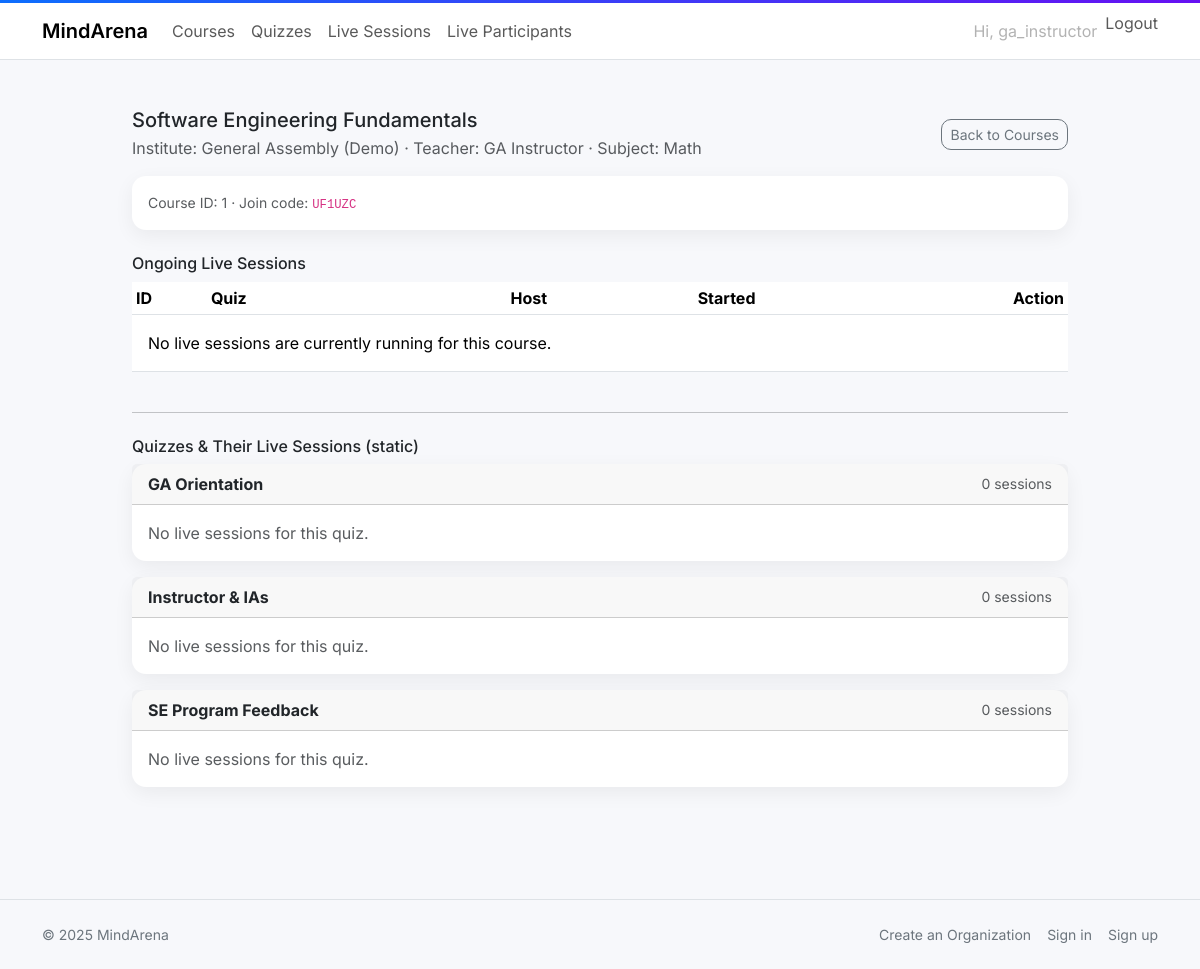
Before: /courses/1/ (signed in) with the older database file.
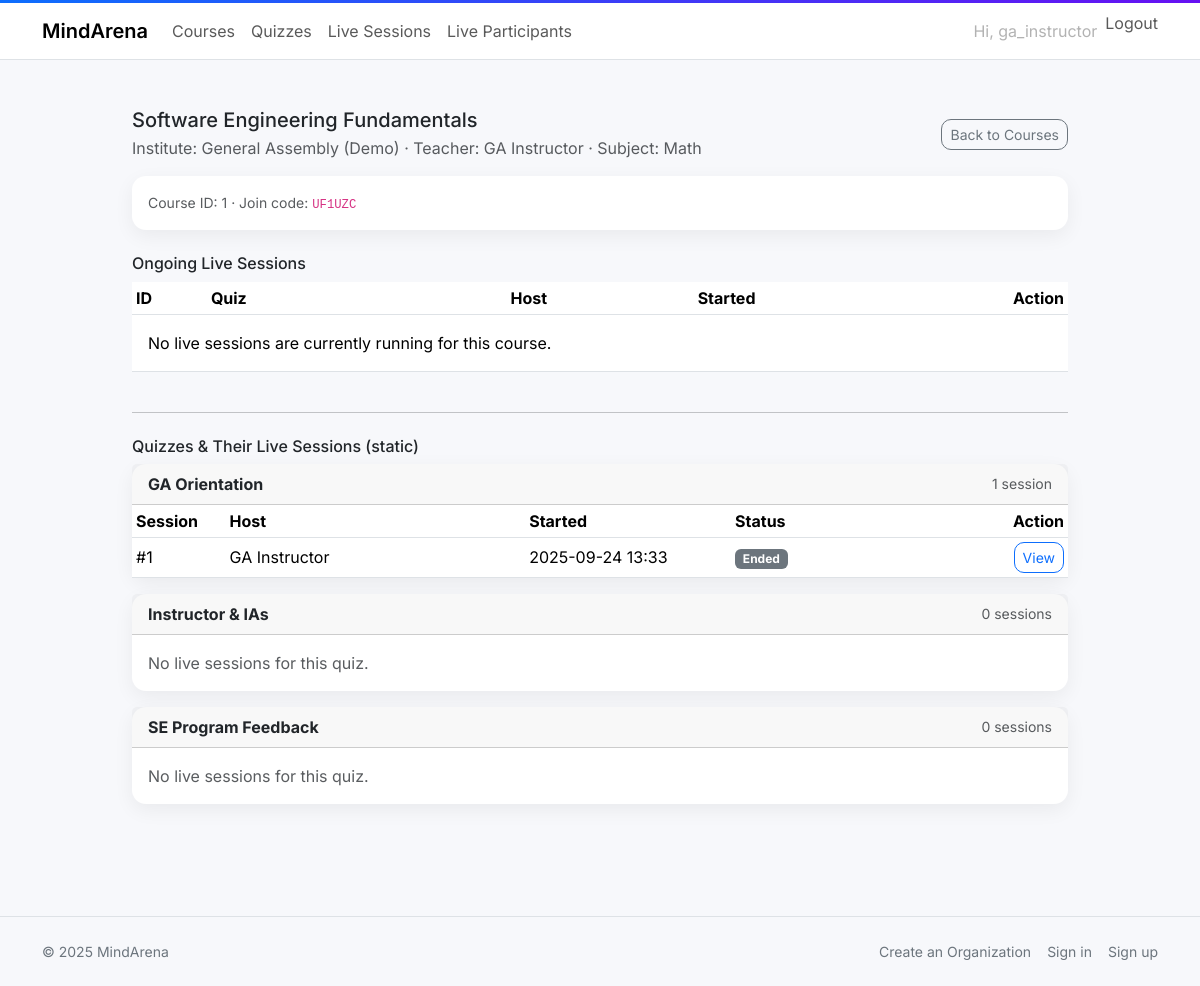
After: the same page with the newer database file.
### main_app/models.py (models this page shows, shortened)
class Course(models.Model):
    organization = models.ForeignKey(Organization, on_delete=models.CASCADE, related_name="courses")
    teacher = models.ForeignKey(settings.AUTH_USER_MODEL, on_delete=models.PROTECT, related_name="teaching_courses")
    course_name = models.CharField(max_length=255)
    join_code = models.CharField(max_length=32, unique=True)
    subject_category = models.CharField(max_length=32, choices=SUBJECT_CATEGORIES)
    enrolled_students = models.JSONField(default=list, blank=True)
    created_at = models.DateTimeField(auto_now_add=True)
    class Meta:
        ordering = ["course_name"]
        indexes = [
            models.Index(fields=["organization"]),
            models.Index(fields=["teacher"]),
            models.Index(fields=["join_code"]),
        ]

class Organization(models.Model):
    name = models.CharField("Organization name", max_length=255, unique=True)
    country = models.CharField("Country (ISO-3166 alpha-2 or name)", max_length=64)
    logo_url = models.URLField("Logo URL", blank=True)
    website_url = models.URLField("Website URL", blank=True)
    linkedin_url = models.URLField("LinkedIn URL", blank=True)
    twitter_url = models.URLField("Twitter/X URL", blank=True)
    facebook_url = models.URLField("Facebook URL", blank=True)
    instagram_url = models.URLField("Instagram URL", blank=True)
    youtube_url = models.URLField("YouTube URL", blank=True)
    created_at = models.DateTimeField(auto_now_add=True)
    class Meta:
        ordering = ["name"]

class Quiz(models.Model):
    course = models.ForeignKey(Course, on_delete=models.CASCADE, related_name="quizzes")
    quiz_title = models.CharField(max_length=255)
    content = models.JSONField(default=default_quiz_content, blank=True)
    created_at = models.DateTimeField(auto_now_add=True)
    class Meta:
        ordering = ["quiz_title"]
        indexes = [
            models.Index(fields=["course"]),
            models.Index(fields=["quiz_title"]),
        ]

class LiveSession(models.Model):
    quiz = models.ForeignKey(Quiz, on_delete=models.CASCADE, related_name="live_sessions")
    host = models.ForeignKey(settings.AUTH_USER_MODEL, on_delete=models.PROTECT, related_name="hosted_sessions")
    started_at = models.DateTimeField(null=True, blank=True)
    ended_at = models.DateTimeField(null=True, blank=True)
    details = models.JSONField(default=default_session_details, blank=True)
    created_at = models.DateTimeField(auto_now_add=True)
    class Meta:
        ordering = ["-created_at"]
        indexes = [
            models.Index(fields=["quiz"]),
            models.Index(fields=["host"]),
            models.Index(fields=["started_at"]),
            models.Index(fields=["ended_at"]),
        ]

### main_app/views.py (the view)
# urls.py: path("courses/<int:pk>/", views.course_detail, name="course_detail"),
@login_required
def course_detail(request, pk: int):
    course = get_object_or_404(Course.objects.select_related("organization", "teacher"), pk=pk)
    role, org = _actor_role_and_org(request.user)
    if role != ROLE_SUPERUSER and not allowed(request.user, READ_ONE, COURSE, org=course.organization):
        return render(request, "403.html", status=403)
    if role == ROLE_TEACHER and course.teacher_id != request.user.id:
        return render(request, "403.html", status=403)
    if role in {ROLE_STUDENT, ROLE_PARENTS} and request.user.id not in (course.enrolled_students or []):
        return render(request, "403.html", status=403)
    ongoing_sessions = (
        LiveSession.objects
        .select_related("host", "quiz")
        .filter(quiz__course=course, ended_at__isnull=True)
        .order_by("-id")
    )
    quizzes = list(Quiz.objects.filter(course=course).order_by("quiz_title"))
    if quizzes:
        quiz_ids = [q.id for q in quizzes]
        sessions = (
            LiveSession.objects
            .select_related("host")
            .filter(quiz_id__in=quiz_ids)
            .order_by("-id")
        )
        by_quiz = {}
        for s in sessions:
            by_quiz.setdefault(s.quiz_id, []).append(s)
        for q in quizzes:
            q.sessions_for_list = by_quiz.get(q.id, [])
    else:
        for q in quizzes:
            q.sessions_for_list = []
    return render(
        request,
        "main_app/course_detail.html",
        {
            "course": course,
            "role": role,
            "ongoing_sessions": ongoing_sessions,  # used by your realtime table + WS
            "quizzes": quizzes,                    # each quiz has q.sessions_for_list
        },
    )

### main_app/permissions.py (called while the page is built)
def allowed(user, action: str, model: str, org=None) -> bool:
    if not getattr(user, "is_authenticated", False):
        return False
    if getattr(user, "is_superuser", False):
        return True
    if org is None:
        return False
    try:
        role = (
            OrgMembership.objects.only("role")
            .get(user=user, organization=org)
            .role.lower()
        )
    except OrgMembership.DoesNotExist:
        return False
    return action in ROLE_ACTIONS.get(role, {}).get(model, set())

### main_app/templatetags/permissions_tags.py (called while the page is built)
def _actor_org(user):
    if not getattr(user, "is_authenticated", False):
        return None
    m = (
        OrgMembership.objects.select_related("organization")
        .only("organization")
        .filter(user=user)
        .first()
    )
    return m.organization if m else None

@register.filter
def can_read_all_orgs(user):
    if not getattr(user, "is_authenticated", False):
        return False
    if getattr(user, "is_superuser", False):
        return True
    org = _actor_org(user)
    return allowed(user, READ_ALL, ORG, org=org) if org else False

@register.filter
def can_view_courses(user):
    if not getattr(user, "is_authenticated", False):
        return False
    if getattr(user, "is_superuser", False):
        return True
    org = _actor_org(user)
    return allowed(user, READ_ALL, COURSE, org=org) if org else False

@register.filter
def can_view_quizzes(user):
    if not getattr(user, "is_authenticated", False):
        return False
    if getattr(user, "is_superuser", False):
        return True
    org = _actor_org(user)
    return allowed(user, READ_ALL, QUIZ, org=org) if org else False

@register.filter
def can_view_livesessions(user):
    if not getattr(user, "is_authenticated", False):
        return False
    if getattr(user, "is_superuser", False):
        return True
    org = _actor_org(user)
    return allowed(user, READ_ALL, LIVE_SESSION, org=org) if org else False

@register.filter
def can_view_liveparticipants(user):
    if not getattr(user, "is_authenticated", False):
        return False
    if getattr(user, "is_superuser", False):
        return True
    org = _actor_org(user)
    return allowed(user, READ_ALL, LIVE_PARTICIPANT, org=org) if org else False

@register.filter
def is_student_or_parent(user):
    if not getattr(user, "is_authenticated", False):
        return False
    return OrgMembership.objects.filter(user=user, role__in=["student", "parents"]).exists()

### main_app/templates/main_app/course_detail.html (shortened to what this page needs)
{% extends "base.html" %}
{% block content %}
<div class="container py-4" style="max-width: 960px;" data-role="{{ role }}">
  <div class="d-flex justify-content-between align-items-center mb-3">
    <div>
      <h1 class="h5 mb-1">{{ course.course_name }}</h1>
      <div class="text-muted">
        Institute: {{ course.organization.name }} &middot;
        Teacher: {{ course.teacher.get_full_name|default:course.teacher.username }} &middot;
        Subject: {{ course.get_subject_category_display }}
      </div>
    </div>
    <div>
      <a href="{% url 'course_list' %}" class="btn btn-outline-secondary btn-sm">Back to Courses</a>
    </div>
  </div>
  <div class="card mb-4">
    <div class="card-body">
      <p class="mb-0 text-muted small">
        Course ID: {{ course.id }}
        {% if role in "teacher admin manager" or user.is_superuser %}
          &middot; Join code: <code>{{ course.join_code }}</code>
        {% endif %}
      </p>
    </div>
  </div>
  <div class="d-flex justify-content-between align-items-center mb-2">
    <h2 class="h6 mb-0">Ongoing Live Sessions</h2>
  </div>
  <div class="table-responsive">
    <table class="table table-sm align-middle">
      <thead>
        <tr>
          <th style="width:8%">ID</th>
          <th>Quiz</th>
          <th style="width:20%">Host</th>
          <th style="width:22%">Started</th>
          <th class="text-end" style="width:18%">Action</th>
        </tr>
      </thead>
      <tbody id="live-sessions-body">
        {% if ongoing_sessions %}
          {% for s in ongoing_sessions %}
          <tr data-id="{{ s.id }}">
            <td>#{{ s.id }}</td>
            <td>{{ s.quiz.quiz_title }}</td>
            <td>{{ s.host.get_full_name|default:s.host.username }}</td>
            <td>{% if s.started_at %}{{ s.started_at|date:"Y-m-d H:i" }}{% else %}—{% endif %}</td>
            <td class="text-end">
              {% if role == "student" or role == "parents" %}
                <form method="post" action="{% url 'livesession_join' %}" class="d-inline">
                  {% csrf_token %}
                  <input type="hidden" name="join_code" value="{{ s.details.join_code }}">
                  <button class="btn btn-success btn-sm" type="submit">Join</button>
                </form>
              {% else %}
                <a class="btn btn-outline-primary btn-sm" href="{% url 'livesession_detail' s.id %}">View</a>
              {% endif %}
            </td>
          </tr>
          {% endfor %}
        {% else %}
          <tr data-empty="1" class="text-muted">
            <td colspan="5" class="p-3">No live sessions are currently running for this course.</td>
          </tr>
        {% endif %}
      </tbody>
    </table>
  </div>
    <hr class="my-4">
  <div class="d-flex justify-content-between align-items-center mb-2">
    <h2 class="h6 mb-0">Quizzes & Their Live Sessions (static)</h2>
  </div>
  {% if quizzes %}
    {% for q in quizzes %}
      <div class="card mb-3">
        <div class="card-header d-flex justify-content-between align-items-center">
          <div><strong>{{ q.quiz_title }}</strong></div>
          <div class="text-muted small">
            {% with n=q.sessions_for_list|length %}
              {{ n }} session{{ n|pluralize }}
            {% endwith %}
          </div>
        </div>
        <div class="card-body p-0">
          {% if q.sessions_for_list %}
            <div class="table-responsive">
              <table class="table table-sm align-middle mb-0">
                <thead>
                  <tr>
                    <th style="width:10%">Session</th>
                    <th>Host</th>
                    <th style="width:22%">Started</th>
                    <th style="width:18%">Status</th>
                    <th class="text-end" style="width:18%">Action</th>
                  </tr>
                </thead>
                <tbody>
                  {% for s in q.sessions_for_list %}
                  <tr>
                    <td>#{{ s.id }}</td>
                    <td>{{ s.host.get_full_name|default:s.host.username }}</td>
                    <td>{% if s.started_at %}{{ s.started_at|date:"Y-m-d H:i" }}{% else %}—{% endif %}</td>
                    <td>
                      {% if s.ended_at %}
                        <span class="badge text-bg-secondary">Ended</span>
                      {% elif s.started_at %}
                        <span class="badge text-bg-success">Ongoing</span>
                      {% else %}
                        <span class="badge text-bg-warning">Not started</span>
                      {% endif %}
                    </td>
                    <td class="text-end">
                      {% if role == "student" or role == "parents" %}
                        {% if s.ended_at %}
                          <span class="text-muted">—</span>
                        {% else %}
                          <form method="post" action="{% url 'livesession_join' %}" class="d-inline">
                            {% csrf_token %}
                            <input type="hidden" name="join_code" value="{{ s.details.join_code }}">
                            <button class="btn btn-success btn-sm" type="submit">Join</button>
                          </form>
                        {% endif %}
                      {% else %}
                        <a class="btn btn-outline-primary btn-sm" href="{% url 'livesession_detail' s.id %}">
                          View
                        </a>
                      {% endif %}
                    </td>
                  </tr>
                  {% endfor %}
                </tbody>
              </table>
            </div>
          {% else %}
            <div class="p-3 text-muted">No live sessions for this quiz.</div>
          {% endif %}
        </div>
      </div>
    {% endfor %}
  {% else %}
    <div class="alert alert-light border">No quizzes in this course yet.</div>
  {% endif %}
</div>
{% endblock %}

### main_app/templates/base.html (shortened to what this page needs)
{% load static %}
<!doctype html>
<html lang="en" data-bs-theme="light">
<head>
  <link href="https://cdn.jsdelivr.net/npm/bootstrap-icons@1.11.3/font/bootstrap-icons.css" rel="stylesheet">
  <link href="https://cdn.jsdelivr.net/npm/bootstrap@5.3.3/dist/css/bootstrap.min.css" rel="stylesheet">
</head>
<body>
  {% include "partials/_navbar.html" %}
  <main id="content" class="py-4">
    <div class="container-lg">
      {% block content %}{% endblock %}
    </div>
  </main>
  <footer class="border-top py-4 mt-5">
    <div class="container-lg d-flex flex-wrap justify-content-between align-items-center gap-2">
      <div class="small">© {% now "Y" %} MindArena</div>
      <div class="d-flex gap-3 small">
        <a href="/join/" class="link-secondary text-decoration-none">Create an Organization</a>
        <a href="/login/" class="link-secondary text-decoration-none">Sign in</a>
        <a href="/signup/" class="link-secondary text-decoration-none">Sign up</a>
      </div>
    </div>
  </footer>
</body>
</html>

### main_app/templates/partials/_navbar.html (shortened to what this page needs)
{% load static %}
{% load permissions_tags %}
<nav class="navbar navbar-expand-lg navbar-light bg-white border-bottom">
  <div class="container">
    <a class="navbar-brand fw-semibold" href="/">MindArena</a>
    <div id="topnav" class="collapse navbar-collapse">
      <ul class="navbar-nav me-auto">
        {% if user.is_authenticated and user|can_view_courses %}
        <li class="nav-item">
          <a class="nav-link" href="{% url 'course_list' %}">Courses</a>
        </li>
        {% endif %}
        {% if user.is_authenticated and user|can_view_quizzes %}
        <li class="nav-item">
          <a class="nav-link" href="{% url 'quiz_list' %}">Quizzes</a>
        </li>
        {% endif %}
        {% if user.is_authenticated and user|can_view_livesessions %}
        <li class="nav-item">
          <a class="nav-link" href="{% url 'livesession_join' %}">Live Sessions</a>
        </li>
        {% endif %}
        {% if user.is_authenticated and user|can_view_liveparticipants %}
        <li class="nav-item">
          <a class="nav-link" href="{% url 'livesession_join' %}">Live Participants</a>
        </li>
        {% endif %}
      </ul>
      <ul class="navbar-nav">
        {% if user.is_authenticated %}
        <li class="nav-item"><span class="nav-link disabled">Hi, {{ user.username }}</span></li>
        <li class="nav-item">
          <form method="post" action="/logout/" style="display:inline;">
            <button type="submit" class="nav-link btn btn-link p-0">Logout</button>
          </form>
        </li>
        {% endif %}
      </ul>
    </div>
  </div>
</nav>

### main_app/templates/base.html (style rules this page uses)
:root { --ma-bg:#f7f8fb; --ma-card-shadow:0 6px 20px rgba(0,0,0,.06); --ma-radius:14px; }
html,body { height:100% }
body { font-family:Inter, system-ui, -apple-system, Segoe UI, Roboto, "Helvetica Neue", Arial, "Noto Sans", sans-serif;background:var(--ma-bg); }
.navbar { backdrop-filter:saturate(160%) blur(6px); }
.card { border:0;border-radius:var(--ma-radius);box-shadow:var(--ma-card-shadow); }
.btn { border-radius:10px; }
footer { color:#6c757d; }

Changed rows visible on the page:
computed for Quiz "GA Orientation": q "0" → "1"; text "No live sessions for this quiz." → "Session Host Started Status Action"
added LiveSession: id "1", host.get_full_name "GA Instructor", started_at "2025-09-24 13:33", shows "Ended", shown under Quiz "GA Orientation"
